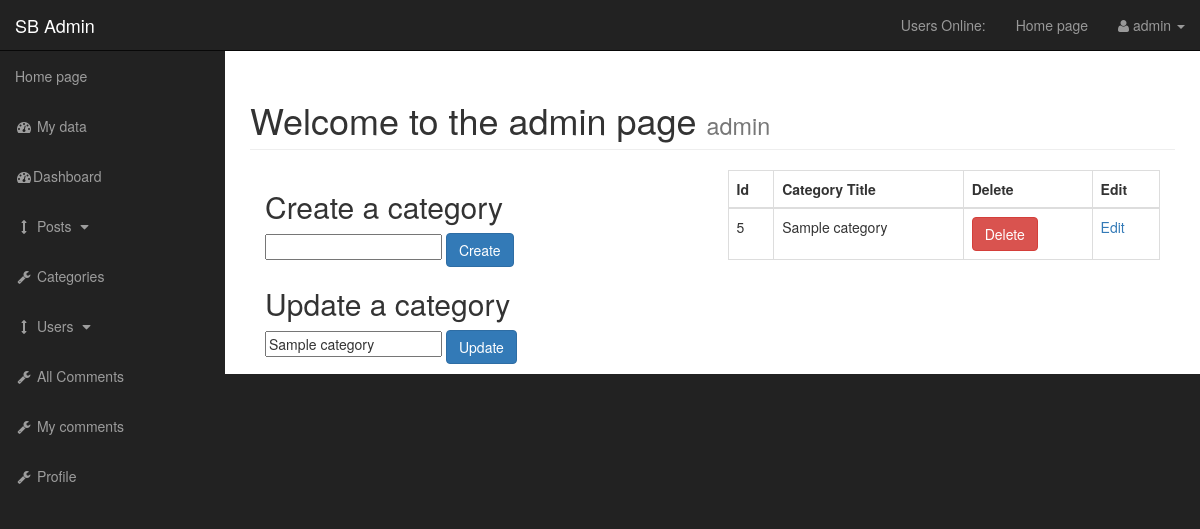
Page /admin/categories.php?edit=5 (signed in) on the committed database.
### tables this page shows
CREATE TABLE IF NOT EXISTS `tbl_category` (
  `id` int(11) NOT NULL AUTO_INCREMENT,
  `title` varchar(255) NOT NULL,
  PRIMARY KEY (`id`)
);

### admin/functions.php (called while the page is built, shortened)
<?php
function p_statement($query_string = "", $type = "", $vars = []) {
    global $conn;
    $query = mysqli_prepare($conn, $query_string);
    array_unshift($vars, $type);
    foreach ($vars as $key => $value) {
        $vars[$key] =& $vars[$key];
    }
    call_user_func_array(array($query, 'bind_param'), $vars);
    $query->execute();
    if (strtolower(substr($query_string, 0, 6)) == "select") {
        $result = $query->get_result();
    } else {
        $result = $query->affected_rows;
    }
    return $result;
}
  function query($query){
    global $conn;
    $result = mysqli_query($conn, $query);
    return $result;
 }
 function getUserName(){
    return isset($_SESSION['username']) ? $_SESSION['username'] : null;
 }
 ?>

### admin/categories.php (the view, shortened to what this page needs)
<?php include "includes/header.php" ?>
<?php include "functions.php" ?>
    <div id="wrapper">
<?php include "includes/nav.php" ?>
<div id="page-wrapper">
    <div class="container-fluid">
    <div class="row">
        <div class="col-lg-12">
            <h1 class="page-header">
                    Welcome to the admin page
                <small><?php echo getUserName(); ?></small>
            </h1>
        </div>
    </div>
    <div class="col-xs-6">
    <form action="categories.php" method="post">
        <h2>Create a category</h2>
        <input type="text" name="cat_title">
        <button class="btn btn-primary" name="submit">Create</button>
    </form>
    <?php if (isset($_GET['edit'])) {
        include "includes/update_form.php";
}
?>
    </div>
<div class="col-xs-6">
    <table class="table table-bordered table-hover">
        <thead>
            <tr>
                <th>Id</th>
                <th>Category Title</th>
                <th>Delete</th>
                <th>Edit</th>
            </tr>
        </thead>
        <tbody>
            <?php
    $result_c_select = query("SELECT * FROM tbl_category");
    while($row = $result_c_select->fetch_assoc()) {
    $cat_id = $row['id'];
    $cat_title = $row['title'];
    echo "<tr>
    <td>$cat_id</td>
    <td>$cat_title</td>"; ?>
    <form action="" method="post">
        <?php echo "<td><button class='btn btn-danger' name='delete'>Delete</button></td>"; ?>
    </form>
    <?php echo "<td><a href='categories.php?edit=$cat_id'>Edit</a></td>
    </tr>";
    } ?>
                </tbody>
            </table>
        </div>
            </div>
        </div>
    </div>
<?php include "includes/footer.php" ?>

### admin/includes/update_form.php (shortened to what this page needs)
<form action="" method="post">
        <h2>Update a category</h2>
                            <?php
        if (isset($_GET['edit'])) {
            $cat_id = $_GET['edit'];
            $result = p_statement($query_string = "SELECT * FROM tbl_category WHERE id=?", $type = "i", $vars = [$cat_id]);
            while($row = $result->fetch_assoc()) {
            $cat_title = $row['title'];
     ?>
    <input value="<?php if(isset($cat_title)){echo $cat_title;} ?>"type="text" name="cat_update">
    <?php } ?>
<?php }
         ?>
        <button class="btn btn-primary" type="submit" name="update">Update</button>
</form>

### admin/css/sb-admin.css (style rules this page uses)
body { margin-top: 100px; background-color: #222; }
@media (min-width:768px) { body { margin-top: 50px; } }
#wrapper { padding-left: 0; }
#page-wrapper { width: 100%; padding: 0; background-color: #fff; }
@media (min-width:768px) { #wrapper { padding-left: 225px; } }
@media (min-width:768px) { #page-wrapper { padding: 10px; } }

### rows in the picture
tbl_category: cat_update "Sample category", id "5", title "Sample category"

### other values in the picture
$_SESSION['username'] "admin"
getUserName() "admin"
